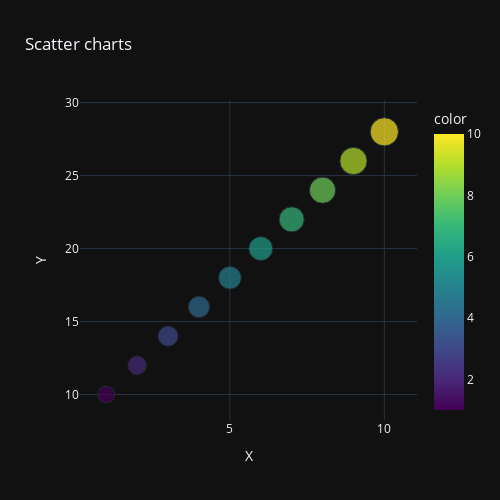

Source (notebook cell):
### Code cell
x=[1,2,3,4,5,6,7,8,9,10]
y=[10,12,14,16,18,20,22,24,26,28]
fig=px.scatter(x=x , y=y ,title='Scatter charts',labels={'x':'X','y':'Y'},color=x, color_continuous_scale=px.colors.sequential.Viridis, height=500,width=500,template='plotly_dark',size=y,size_max=20)
fig.show()

### Figure 1 — Plotly figure (JSON) as saved in the notebook; plotly's stock layout.template omitted (floating-point values rounded to 4 significant figures)
{"data": [{"hovertemplate": "X=%{x}<br>Y=%{y}<br>size=%{marker.size}<br>color=%{marker.color}<extra></extra>", "legendgroup": "", "marker": {"color": [1, 2, 3, 4, 5, 6, 7, 8, 9, 10], "coloraxis": "coloraxis", "size": [10, 12, 14, 16, 18, 20, 22, 24, 26, 28], "sizemode": "area", "sizeref": 0.07, "symbol": "circle"}, "mode": "markers", "name": "", "orientation": "v", "showlegend": false, "type": "scatter", "x": [1, 2, 3, 4, 5, 6, 7, 8, 9, 10], "xaxis": "x", "y": [10, 12, 14, 16, 18, 20, 22, 24, 26, 28], "yaxis": "y"}], "layout": {"coloraxis": {"colorbar": {"title": {"text": "color"}}, "colorscale": [[0, "#440154"], [0.1111, "#482878"], [0.2222, "#3e4989"], [0.3333, "#31688e"], [0.4444, "#26828e"], [0.5556, "#1f9e89"], [0.6667, "#35b779"], [0.7778, "#6ece58"], [0.8889, "#b5de2b"], [1, "#fde725"]]}, "height": 500, "legend": {"itemsizing": "constant", "tracegroupgap": 0}, "title": {"text": "Scatter charts"}, "width": 500, "xaxis": {"anchor": "y", "domain": [0, 1], "title": {"text": "X"}}, "yaxis": {"anchor": "x", "domain": [0, 1], "title": {"text": "Y"}}}}
